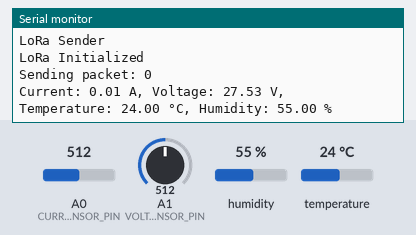
This sketch was run on a simulated Arduino Uno, built with avr-gcc and run on an emulated ATmega328P. On the bench: the last lines printed to the serial monitor. Inputs (shaded band) come from the test bench; at power-on: humidity 55 %, A0 (CURRENT_SENSOR_PIN) = 512, A1 (VOLTAGE_SENSOR_PIN) = 512, temperature 24 °C. No radio packets arrive unless stated.

Above: at 1.2 s.
1.3 s: humidity set to 22 %
At 2.7 s:
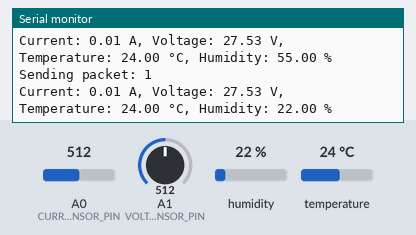
2.8 s: A0 (CURRENT_SENSOR_PIN) set to 716
4.3 s: A1 (VOLTAGE_SENSOR_PIN) set to 716
At 5.5 s:
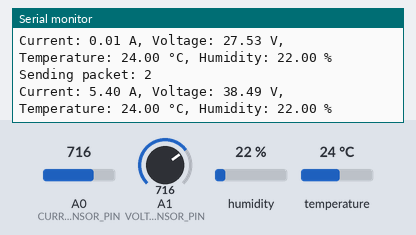
5.8 s: temperature set to 12 °C
At 7.2 s:
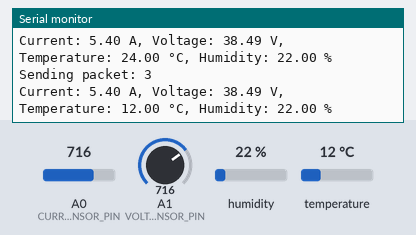
7.3 s: A0 (CURRENT_SENSOR_PIN) set to 992
8.8 s: A1 (VOLTAGE_SENSOR_PIN) set to 992
At 10.4 s:
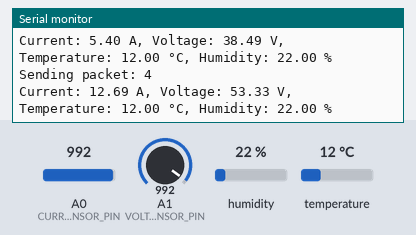
Timing chart, 0 to 11.3 s (numbered marks = the images above; inputs shaded):
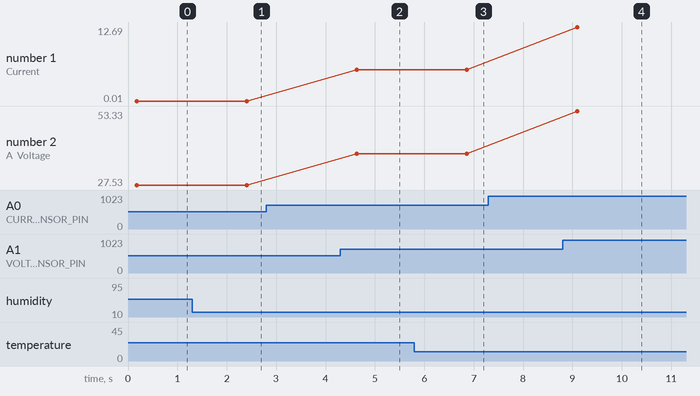

Measured:
- after the input at 1.3 s, the serial monitor: prints a new line after 1.1 s (image 1)
- after the input at 4.3 s, the serial monitor: prints a new line after 0.33 s (image 2)
- after the input at 5.8 s, the serial monitor: prints a new line after 1.1 s (image 3)
- after the input at 8.8 s, the serial monitor: prints a new line after 0.29 s (image 4)
- plotted number 2: 27.53 → 38.49 after the input at 4.3 s, 38.49 → 53.33 after the input at 8.8 s

The sketch:

test7.ino
```cpp
/***********************************
Transmitter with ACS712, Voltage Sensor, and DHT11
***********************************/

#include <SPI.h>
#include <LoRa.h>
#include <DHT.h>

// Pin Definitions
#define CURRENT_SENSOR_PIN A0  // ACS712 connected to Analog Pin A0
#define VOLTAGE_SENSOR_PIN A1  // Voltage sensor connected to Analog Pin A1
#define DHT_PIN 2             // DHT11 data pin connected to Digital Pin 2
#define DHT_TYPE DHT11        // Specify DHT sensor type

// Constants for Calibration
const float ACS712_SENSITIVITY = 0.185;  // Sensitivity for ACS712-05B (185mV/A)
const float VOLTAGE_SENSOR_RATIO = 11.0; // Voltage divider ratio (e.g., 100k:10k)

// Variables
int counter = 0;  // Packet counter
float current = 0.0;
float voltage = 0.0;
float temperature = 0.0;
float humidity = 0.0;

// DHT Sensor Object
DHT dht(DHT_PIN, DHT_TYPE);

void setup() {
  Serial.begin(9600);
  while (!Serial);

  Serial.println("LoRa Sender");

  // Initialize LoRa
  if (!LoRa.begin(433E6)) {
    Serial.println("Starting LoRa failed!");
    while (1); // Halt on failure
  }

  LoRa.setTxPower(20);
  Serial.println("LoRa Initialized");

  // Initialize DHT Sensor
  dht.begin();
}

void loop() {
  // Read Current from ACS712
  current = readACS712(CURRENT_SENSOR_PIN);

  // Read Voltage from Voltage Sensor
  voltage = readVoltageSensor(VOLTAGE_SENSOR_PIN);

  // Read Temperature and Humidity from DHT11
  temperature = dht.readTemperature();  // Read temperature in Celsius
  humidity = dht.readHumidity();        // Read relative humidity

  // Check if readings are valid
  if (isnan(temperature) || isnan(humidity)) {
    Serial.println("Failed to read from DHT sensor!");
    temperature = 0.0;
    humidity = 0.0;
  }

  // Send Data
  Serial.print("Sending packet: ");
  Serial.println(counter);

  Serial.print("Current: ");
  Serial.print(current, 2);
  Serial.print(" A, Voltage: ");
  Serial.print(voltage, 2);
  Serial.print(" V, Temperature: ");
  Serial.print(temperature, 2);
  Serial.print(" °C, Humidity: ");
  Serial.print(humidity, 2);
  Serial.println(" %");

  LoRa.beginPacket();
  LoRa.print("Counter: ");
  LoRa.print(counter);
  LoRa.print(", Current: ");
  LoRa.print(current, 2);
  LoRa.print("A, Voltage: ");
  LoRa.print(voltage, 2);
  LoRa.print("V, Temp: ");
  LoRa.print(temperature, 2);
  LoRa.print("°C, Hum: ");
  LoRa.print(humidity, 2);
  LoRa.print("%");
  LoRa.endPacket();

  counter++;

  delay(2000);  // Delay between packets
}

// Function to Read Current from ACS712
float readACS712(int pin) {
  const int numSamples = 100; // Number of samples for averaging
  long sum = 0;

  for (int i = 0; i < numSamples; i++) {
    int sensorValue = analogRead(pin);
    sum += sensorValue;
    delay(1);
  }

  float avgSensorValue = sum / (float)numSamples;

  // Convert to voltage (5V reference, 10-bit ADC)
  float voltage = (avgSensorValue / 1023.0) * 5.0;

  // Calculate current in amperes
  float current = (voltage - 2.5) / ACS712_SENSITIVITY; // Centered at 2.5V for zero current

  return current;
}

// Function to Read Voltage from Voltage Sensor
float readVoltageSensor(int pin) {
  int sensorValue = analogRead(pin);

  // Convert to voltage (5V reference, 10-bit ADC)
  float voltage = (sensorValue / 1023.0) * 5.0;

  // Scale by the voltage divider ratio
  float actualVoltage = voltage * VOLTAGE_SENSOR_RATIO;

  return actualVoltage;
}
```
